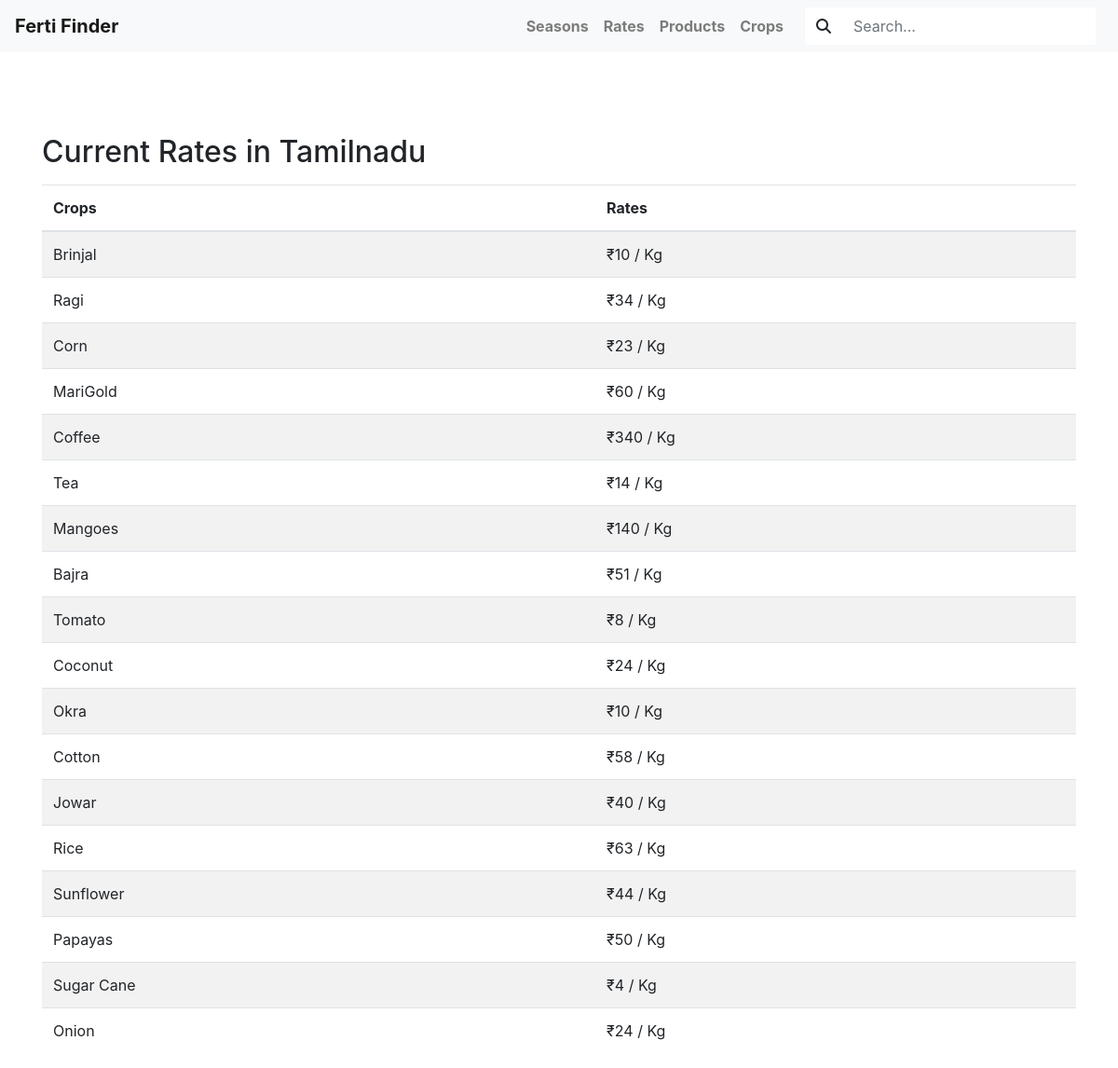
/rates, run on the app's committed database.
### App/models.py (models this page shows, shortened)
class Rates(models.Model):
    crop = models.ForeignKey('Fertilizer', on_delete=models.CASCADE)
    price = models.IntegerField()

class Fertilizer(models.Model):
    name = models.CharField(max_length=50, default='None')
    nitrogen = models.IntegerField()
    phosphorous = models.IntegerField()
    potassium = models.IntegerField()
    urea = models.IntegerField(default=0)
    DAP = models.IntegerField(default=0)
    muriate_of_potash = models.IntegerField(default=0)
    image = models.ImageField(upload_to='images/', default='ok.jpg')
    desc = models.TextField(default='A')

### App/views.py (the view)
# urls.py: path('rates', views.rates, name='rates'),
def rates(request):
    rates = list(Rates.objects.all())
    random.shuffle(rates)
    context = {'rates':rates}
    return render(request, 'App/rates.html', context)

### App/templates/App/rates.html (shortened to what this page needs)
{%extends 'App/base.html'%}
{%block content%}
<div class="container mt-5">
  <h2>Current Rates in Tamilnadu</h2>
  <table class="table table-striped mt-3">
    <thead>
      <tr>
        <th>Crops</th>
        <th>Rates</th>
      </tr>
    </thead>
    <tbody>
        {%for rate in rates%}
        <tr>
            <strong><td>{{rate.crop.name}}</td></strong>
            <td>₹{{rate.price | safe}} / Kg </td>
          </tr>
          {%endfor%}
      </tbody>
    </table>
  </div>
{%endblock%}

### data on the page
Rates: crop.name "Brinjal", price "10"
Rates: crop.name "Ragi", price "34"
Rates: crop.name "Corn", price "23"
Rates: crop.name "MariGold", price "60"
Rates: crop.name "Coffee", price "340"
Rates: crop.name "Tea", price "14"
Rates: crop.name "Mangoes", price "140"
Rates: crop.name "Bajra", price "51"
Rates: crop.name "Tomato", price "8"
Rates: crop.name "Coconut", price "24"
Rates: crop.name "Okra", price "10"
Rates: crop.name "Cotton", price "58"
Rates: crop.name "Jowar", price "40"
Rates: crop.name "Rice", price "63"
Rates: crop.name "Sunflower", price "44"
Rates: crop.name "Papayas", price "50"
Rates: crop.name "Sugar Cane", price "4"
Rates: crop.name "Onion", price "24"
